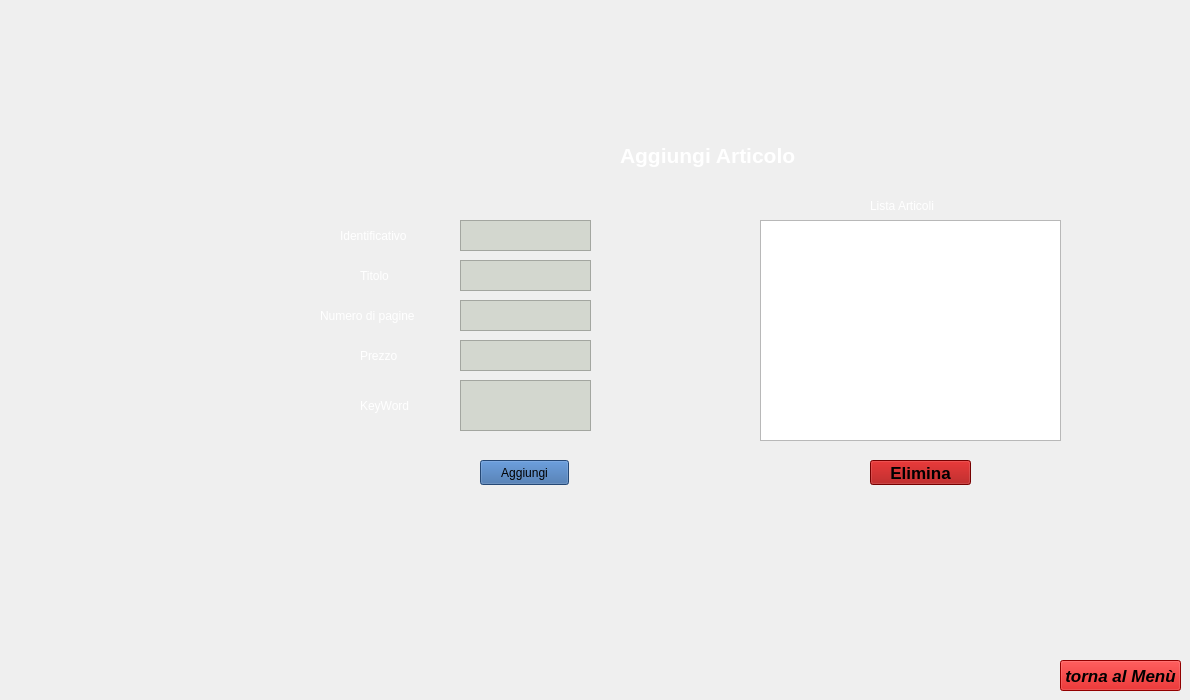
    <widget class="QWidget" name="pagina_AddArticolo">
     <widget class="QLabel" name="Titolo">
      <property name="geometry">
       <rect>
        <x>360</x>
        <y>260</y>
        <width>71</width>
        <height>31</height>
       </rect>
      </property>
      <property name="styleSheet">
       <string notr="true">color: rgb(255, 255, 255);</string>
      </property>
      <property name="text">
       <string>Titolo</string>
      </property>
     </widget>
     <widget class="QTextEdit" name="TestoId">
      <property name="geometry">
       <rect>
        <x>460</x>
        <y>220</y>
        <width>131</width>
        <height>31</height>
       </rect>
      </property>
      <property name="font">
       <font>
        <pointsize>13</pointsize>
        <weight>75</weight>
        <bold>true</bold>
       </font>
      </property>
      <property name="styleSheet">
       <string notr="true">background-color: rgb(211, 215, 207);</string>
      </property>
     </widget>
     <widget class="QLabel" name="Prezzo">
      <property name="geometry">
       <rect>
        <x>360</x>
        <y>340</y>
        <width>71</width>
        <height>31</height>
       </rect>
      </property>
      <property name="styleSheet">
       <string notr="true">color: rgb(255, 255, 255);</string>
      </property>
      <property name="text">
       <string>Prezzo</string>
      </property>
     </widget>
     <widget class="QTextEdit" name="TestoPrezzo">
      <property name="geometry">
       <rect>
        <x>460</x>
        <y>340</y>
        <width>131</width>
        <height>31</height>
       </rect>
      </property>
      <property name="font">
       <font>
        <pointsize>13</pointsize>
        <weight>75</weight>
        <bold>true</bold>
       </font>
      </property>
      <property name="styleSheet">
       <string notr="true">background-color: rgb(211, 215, 207);</string>
      </property>
     </widget>
     <widget class="QPushButton" name="Aggiungi">
      <property name="geometry">
       <rect>
        <x>480</x>
        <y>460</y>
        <width>89</width>
        <height>25</height>
       </rect>
      </property>
      <property name="styleSheet">
       <string notr="true">background-color: rgb(52, 101, 164);</string>
      </property>
      <property name="text">
       <string>Aggiungi</string>
      </property>
     </widget>
     <widget class="QLabel" name="Id">
      <property name="geometry">
       <rect>
        <x>340</x>
        <y>220</y>
        <width>101</width>
        <height>31</height>
       </rect>
      </property>
      <property name="styleSheet">
       <string notr="true">color: rgb(255, 255, 255);</string>
      </property>
      <property name="text">
       <string>Identificativo</string>
      </property>
     </widget>
     <widget class="QTextEdit" name="TestoNumpag">
      <property name="geometry">
       <rect>
        <x>460</x>
        <y>300</y>
        <width>131</width>
        <height>31</height>
       </rect>
      </property>
      <property name="font">
       <font>
        <pointsize>13</pointsize>
        <weight>75</weight>
        <bold>true</bold>
       </font>
      </property>
      <property name="styleSheet">
       <string notr="true">background-color: rgb(211, 215, 207);</string>
      </property>
     </widget>
     <widget class="QTextEdit" name="TestoTitolo">
      <property name="geometry">
       <rect>
        <x>460</x>
        <y>260</y>
        <width>131</width>
        <height>31</height>
       </rect>
      </property>
      <property name="font">
       <font>
        <pointsize>13</pointsize>
        <weight>75</weight>
        <bold>true</bold>
       </font>
      </property>
      <property name="styleSheet">
       <string notr="true">background-color: rgb(211, 215, 207);</string>
      </property>
     </widget>
     <widget class="QLabel" name="Numeropag">
      <property name="geometry">
       <rect>
        <x>320</x>
        <y>300</y>
        <width>131</width>
        <height>31</height>
       </rect>
      </property>
      <property name="styleSheet">
       <string notr="true">color: rgb(255, 255, 255);</string>
      </property>
      <property name="text">
       <string>Numero di pagine</string>
      </property>
     </widget>
     <widget class="QPushButton" name="tornamenu_3">
      <property name="geometry">
       <rect>
        <x>1060</x>
        <y>660</y>
        <width>121</width>
        <height>31</height>
       </rect>
      </property>
      <property name="font">
       <font>
        <pointsize>13</pointsize>
        <weight>75</weight>
        <italic>true</italic>
        <bold>true</bold>
        <underline>false</underline>
        <strikeout>false</strikeout>
        <kerning>true</kerning>
       </font>
      </property>
      <property name="styleSheet">
       <string notr="true">background-color: rgb(204, 0, 0);</string>
      </property>
      <property name="text">
       <string>torna al Menù</string>
      </property>
     </widget>
     <widget class="QLabel" name="AggiungiArticolo__">
      <property name="geometry">
       <rect>
        <x>620</x>
        <y>140</y>
        <width>181</width>
        <height>31</height>
       </rect>
      </property>
      <property name="font">
       <font>
        <pointsize>16</pointsize>
        <weight>75</weight>
        <bold>true</bold>
       </font>
      </property>
      <property name="styleSheet">
       <string notr="true">color: rgb(255, 255, 255);</string>
      </property>
      <property name="text">
       <string>Aggiungi Articolo</string>
      </property>
     </widget>
     <widget class="QListWidget" name="Lista_Articoli">
      <property name="geometry">
       <rect>
        <x>760</x>
        <y>220</y>
        <width>301</width>
        <height>221</height>
       </rect>
      </property>
      <property name="styleSheet">
       <string notr="true">color: rgb(255, 255, 255);</string>
      </property>
     </widget>
     <widget class="QLabel" name="ListaArticoli__">
      <property name="geometry">
       <rect>
        <x>870</x>
        <y>190</y>
        <width>101</width>
        <height>31</height>
       </rect>
      </property>
      <property name="styleSheet">
       <string notr="true">color: rgb(255, 255, 255);</string>
      </property>
      <property name="text">
       <string>Lista Articoli</string>
      </property>
     </widget>
     <widget class="QPushButton" name="Elimina_Articoli">
      <property name="geometry">
       <rect>
        <x>870</x>
        <y>460</y>
        <width>101</width>
        <height>25</height>
       </rect>
      </property>
      <property name="font">
       <font>
        <pointsize>13</pointsize>
        <weight>75</weight>
        <bold>true</bold>
       </font>
      </property>
      <property name="styleSheet">
       <string notr="true">background-color: rgb(164, 0, 0);</string>
      </property>
      <property name="text">
       <string>Elimina</string>
      </property>
     </widget>
     <widget class="QTextEdit" name="TestoKeyword">
      <property name="geometry">
       <rect>
        <x>460</x>
        <y>380</y>
        <width>131</width>
        <height>51</height>
       </rect>
      </property>
      <property name="font">
       <font>
        <pointsize>13</pointsize>
        <weight>75</weight>
        <bold>true</bold>
       </font>
      </property>
      <property name="styleSheet">
       <string notr="true">background-color: rgb(211, 215, 207);</string>
      </property>
     </widget>
     <widget class="QLabel" name="keyWord">
      <property name="geometry">
       <rect>
        <x>360</x>
        <y>390</y>
        <width>71</width>
        <height>31</height>
       </rect>
      </property>
      <property name="styleSheet">
       <string notr="true">color: rgb(255, 255, 255);</string>
      </property>
      <property name="text">
       <string>KeyWord</string>
      </property>
     </widget>
    </widget>
